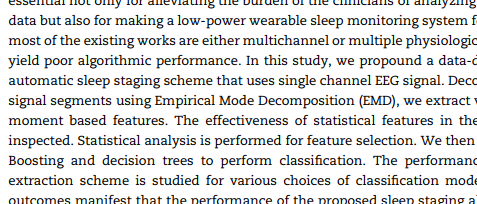
%> input picture pichistogram.png, 477 x 204 px
$ octave histogram.m   (GNU Octave 9; MATLAB toolbox functions it lacks are replaced by stand-ins)
%> lines starting %> are read from the running program, lines starting %| are printed output that depends on the picture
%Here I will read image file from UI
[fn pn] = uigetfile('*.png', 'Select image file');
%> the answer given: pichistogram.png
filepath= strcat(pn,fn);
image = imread(filepath);
%> image is the input picture: size 204x477x3 uint8; mean R, G, B 221.8, 221.8, 221.8
%Read red green and blue pixel values
red = double(image(:,:,1));
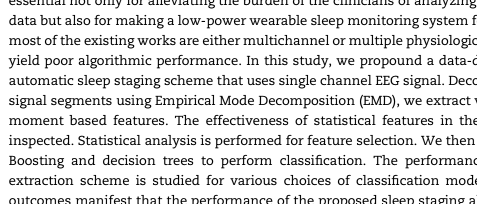
%> red: size 204x477 double; min 0, max 255, mean 221.8
green = double(image(:,:,2));
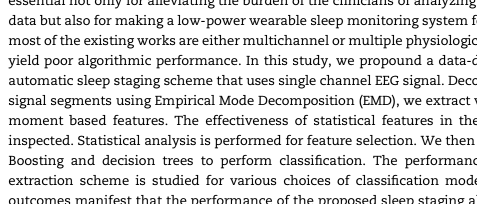
%> green: size 204x477 double; min 0, max 255, mean 221.8; mean of the top-left, top-right, bottom-left and bottom-right quarters 221.3, 220.8, 222.7, 222.3
blue = double(image(:,:,3));
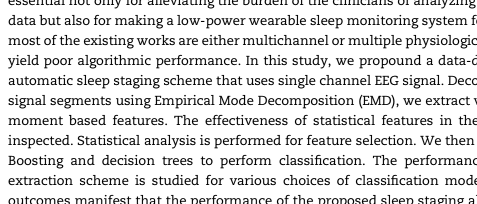
%> blue: size 204x477 double; min 0, max 255, mean 221.8; mean of the top-left, top-right, bottom-left and bottom-right quarters 221.3, 220.8, 222.6, 222.3
%Took average of red green and blue values of pixels
average = double((red+green+blue)/3);
%Converting double matrix into integer matrix
grayscale = uint8(average);
%Converting grayscale image to binary image
binary = grayscale;
for i=1:size(grayscale,1)
    for j=1:size(grayscale,2)
        if(grayscale(i,j))>127
            binary(i,j)=1;
        else
            binary(i,j)=0;
        end
    end
end
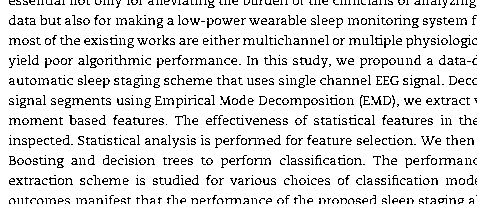
%> binary: size 204x477 uint8; values 0 (black) and 1 (white), 87% white; black in thin lines or dots
binary=single(binary);
%Displaying the image in UI
figure, imshow(binary);
